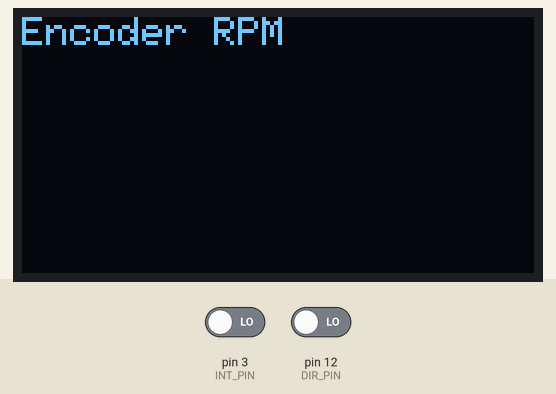
Simulated run of this sketch. Board: Arduino Uno, built with avr-gcc and run on an emulated ATmega328P. Shown: 128×64 one-colour display. Inputs (shaded band) come from the test bench; at power-on: pin 12 (DIR_PIN) LOW, pin 3 (INT_PIN) LOW. What the sketch prints to the serial monitor is not drawn.

Above: at 1.1 s.
At 2.6 s:
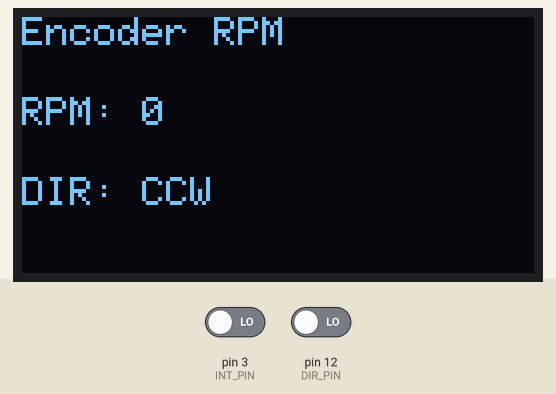
2.7 s: pin 12 (DIR_PIN) driven HIGH
At 4.1 s:
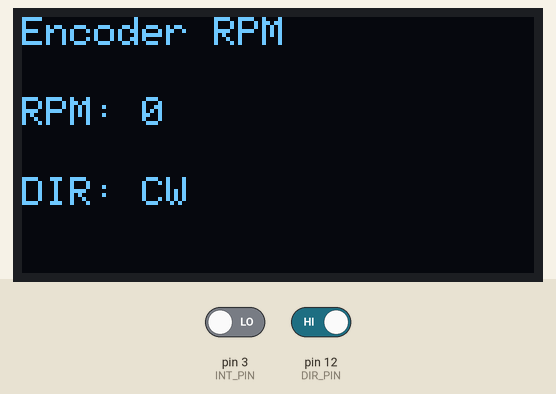
4.5 s: pin 3 (INT_PIN) driven HIGH
7.5 s: pin 12 (DIR_PIN) driven LOW
At 9.2 s:
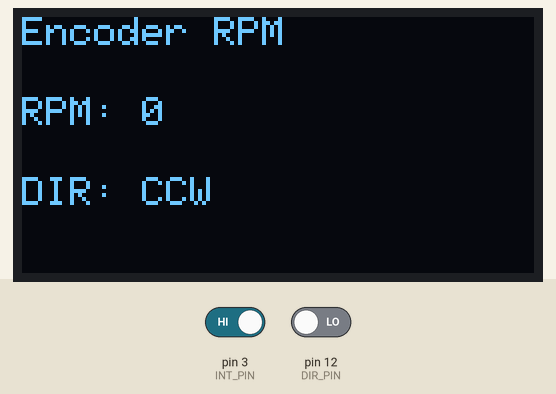
Timing chart, 0 to 10.7 s (numbered marks = the images above; inputs shaded):
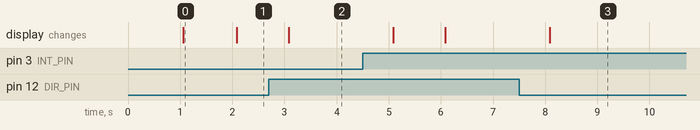

Measured:
- after the input at 2.7 s, the display: changes after 0.39 s (image 2)
- after the input at 7.5 s, the display: changes after 0.59 s (image 3)
- what the display in image 0 shows lasts 1.0 s, from 1.1 s to 2.1 s

The sketch:

MFL10_Enocder_Motor_RPM.ino
```cpp
#include <Wire.h>
#include <Adafruit_GFX.h>
#include <Adafruit_SSD1306.h>

#define SCREEN_WIDTH 128
#define SCREEN_HEIGHT 64
#define OLED_RESET -1
Adafruit_SSD1306 display(SCREEN_WIDTH, SCREEN_HEIGHT, &Wire, OLED_RESET);

// Encoder pins
#define INT_PIN 3
#define DIR_PIN 12

volatile long pulseCount = 0;

unsigned long lastTime = 0;
int rpm = 0;

const int PPR = 20;   // Pulses Per Revolution (CHANGE THIS)

void setup() {
  delay(1000);   // Power stabilization

  pinMode(INT_PIN, INPUT);
  pinMode(DIR_PIN, INPUT);

  Serial.begin(9600);
  Wire.begin();

  // OLED initialization
  display.begin(SSD1306_SWITCHCAPVCC, 0x3C);
  display.clearDisplay();
  display.setTextSize(1);
  display.setTextColor(SSD1306_WHITE);

  display.setCursor(0, 0);
  display.println("Encoder RPM");
  display.display();

  attachInterrupt(digitalPinToInterrupt(INT_PIN), countPulse, RISING);

  lastTime = millis();
}

void loop() {
  unsigned long currentTime = millis();

  // Calculate RPM every 1 second
  if (currentTime - lastTime >= 1000) {

    noInterrupts();
    long pulses = pulseCount;
    pulseCount = 0;
    interrupts();

    rpm = (pulses * 60) / PPR;

    // -------- Serial Monitor --------
    Serial.print("RPM: ");
    Serial.print(rpm);

    Serial.print(" | Direction: ");
    if (digitalRead(DIR_PIN) == HIGH)
      Serial.println("CW");
    else
      Serial.println("CCW");

    // -------- OLED Display --------
    display.clearDisplay();
    display.setCursor(0, 0);
    display.println("Encoder RPM");

    display.setCursor(0, 20);
    display.print("RPM: ");
    display.println(rpm);

    display.setCursor(0, 40);
    display.print("DIR: ");
    if (digitalRead(DIR_PIN) == HIGH)
      display.println("CW");
    else
      display.println("CCW");

    display.display();

    lastTime = currentTime;
  }
}

// Interrupt Service Routine
void countPulse() {
  pulseCount++;
}
```
